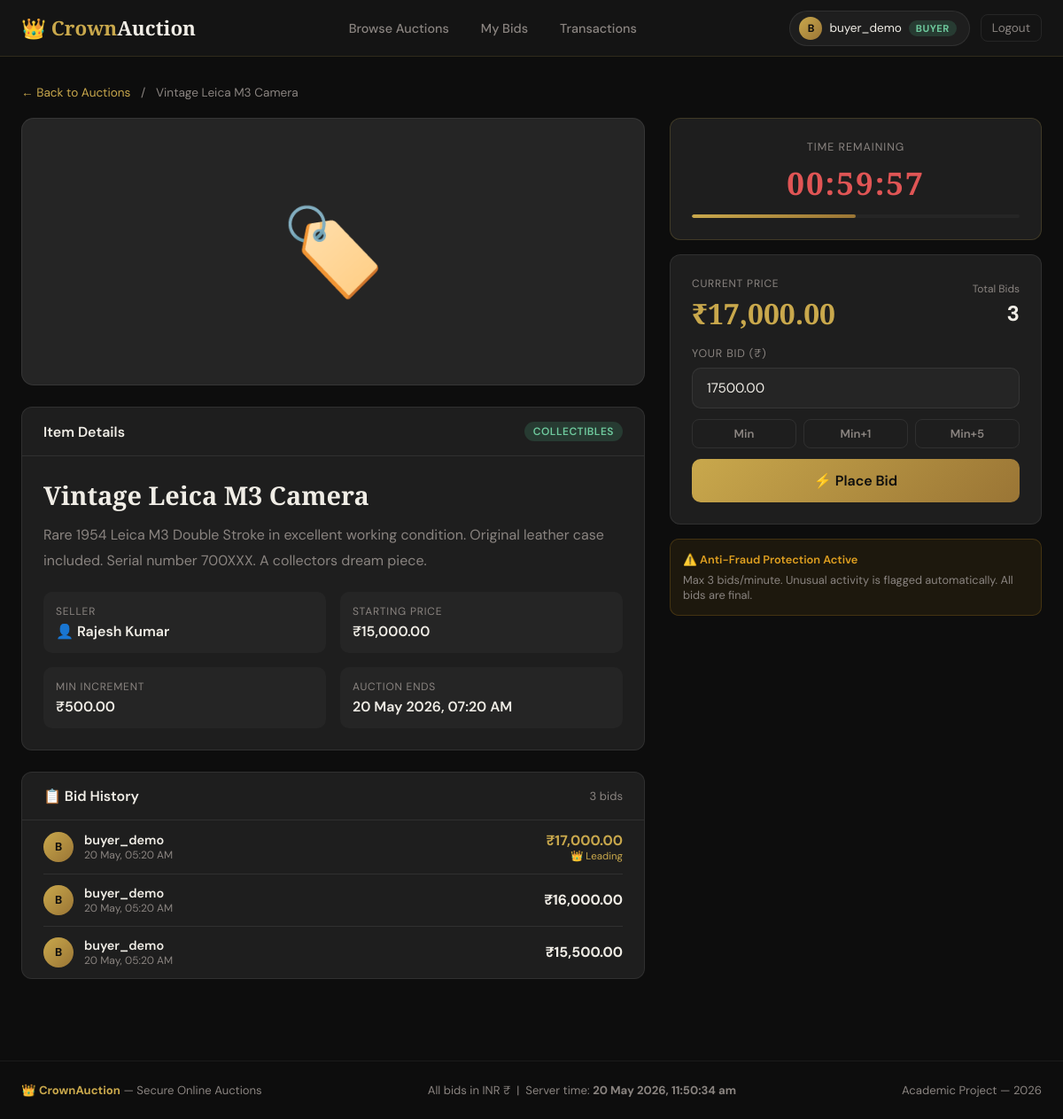
Page /views/buyer/auction_detail.php?id=1 (signed in) on the committed database.
### tables this page shows
CREATE TABLE auctions (
    id INT UNSIGNED AUTO_INCREMENT PRIMARY KEY,
    seller_id INT UNSIGNED NOT NULL,
    title VARCHAR(200) NOT NULL,
    description TEXT,
    category VARCHAR(100),
    image_path VARCHAR(255),
    starting_price DECIMAL(12,2) NOT NULL,
    current_price DECIMAL(12,2) NOT NULL,
    min_bid_increment DECIMAL(12,2) NOT NULL DEFAULT 1.00,
    reserve_price DECIMAL(12,2) DEFAULT NULL,
    duration_minutes INT NOT NULL,
    start_time DATETIME NOT NULL,
    end_time DATETIME NOT NULL,
    status ENUM('pending','active','ended','cancelled','sold') DEFAULT 'pending',
    winner_id INT UNSIGNED DEFAULT NULL,
    total_bids INT DEFAULT 0,
    is_overridden TINYINT(1) DEFAULT 0,
    override_note TEXT,
    created_at TIMESTAMP DEFAULT CURRENT_TIMESTAMP,
    updated_at TIMESTAMP DEFAULT CURRENT_TIMESTAMP ON UPDATE CURRENT_TIMESTAMP,
    FOREIGN KEY (seller_id) REFERENCES users(id) ON DELETE CASCADE,
    FOREIGN KEY (winner_id) REFERENCES users(id) ON DELETE SET NULL,
    INDEX idx_status (status),
    INDEX idx_seller (seller_id),
    INDEX idx_end_time (end_time)
);

CREATE TABLE users (
    id INT UNSIGNED AUTO_INCREMENT PRIMARY KEY,
    username VARCHAR(50) NOT NULL UNIQUE,
    email VARCHAR(100) NOT NULL UNIQUE,
    password_hash VARCHAR(255) NOT NULL,
    role ENUM('buyer', 'seller', 'admin') NOT NULL DEFAULT 'buyer',
    full_name VARCHAR(100),
    phone VARCHAR(20),
    address TEXT,
    profile_image VARCHAR(255) DEFAULT 'default.png',
    is_banned TINYINT(1) DEFAULT 0,
    ban_reason TEXT,
    is_verified TINYINT(1) DEFAULT 1,
    fraud_score INT DEFAULT 0,
    created_at TIMESTAMP DEFAULT CURRENT_TIMESTAMP,
    updated_at TIMESTAMP DEFAULT CURRENT_TIMESTAMP ON UPDATE CURRENT_TIMESTAMP,
    last_login TIMESTAMP NULL,
    INDEX idx_role (role),
    INDEX idx_email (email),
    INDEX idx_banned (is_banned)
);

CREATE TABLE bids (
    id INT UNSIGNED AUTO_INCREMENT PRIMARY KEY,
    auction_id INT UNSIGNED NOT NULL,
    bidder_id INT UNSIGNED NOT NULL,
    amount DECIMAL(12,2) NOT NULL,
    is_winning TINYINT(1) DEFAULT 0,
    is_flagged TINYINT(1) DEFAULT 0,
    flag_reason VARCHAR(255),
    ip_address VARCHAR(45),
    bid_time TIMESTAMP DEFAULT CURRENT_TIMESTAMP,
    FOREIGN KEY (auction_id) REFERENCES auctions(id) ON DELETE CASCADE,
    FOREIGN KEY (bidder_id) REFERENCES users(id) ON DELETE CASCADE,
    INDEX idx_auction (auction_id),
    INDEX idx_bidder (bidder_id),
    INDEX idx_winning (is_winning),
    INDEX idx_bid_time (bid_time)
);

### views/buyer/auction_detail.php (the view, shortened to what the rows shown need)
<?php
require_once __DIR__ . '/../../config/database.php';
require_once __DIR__ . '/../../includes/session.php';
require_once __DIR__ . '/../../models/AuctionModel.php';
require_once __DIR__ . '/../../models/BidModel.php';
$id = (int)($_GET['id'] ?? 0);
$auction = AuctionModel::getById($id);
$bids     = BidModel::getByAuction($id);
$time     = timeRemaining($auction['end_time']);
$minNext  = (float)$auction['current_price'] + (float)$auction['min_bid_increment'];
$transaction = null;
include __DIR__ . '/../shared/header.php';
?>
<div style="margin-bottom:20px;font-size:0.85rem;color:var(--text-muted);">
  <a href="browse.php" style="color:var(--gold);text-decoration:none;">← Back to Auctions</a>
  <span style="margin:0 8px;">/</span>
  <?= htmlspecialchars($auction['title']) ?>
</div>
<div class="auction-layout">
  <div>
    <div class="card" style="margin-bottom:24px;">
      <div class="card-header">
        <span class="card-title">Item Details</span>
        <?php if ($auction['category']): ?>
          <span class="badge badge-active"><?= htmlspecialchars($auction['category']) ?></span>
        <?php endif; ?>
      </div>
      <div class="card-body">
        <h1 style="font-family:'Playfair Display',serif;font-size:1.8rem;font-weight:700;margin-bottom:12px;"><?= htmlspecialchars($auction['title']) ?></h1>
        <p style="color:var(--text-muted);line-height:1.8;margin-bottom:20px;"><?= nl2br(htmlspecialchars($auction['description'])) ?></p>
        <div class="grid-2" style="gap:16px;">
          <div style="background:var(--surface);border-radius:10px;padding:14px;">
            <div style="font-size:0.75rem;color:var(--text-muted);text-transform:uppercase;letter-spacing:0.8px;margin-bottom:4px;">Seller</div>
            <div style="font-weight:600;">👤 <?= htmlspecialchars($auction['seller_fullname'] ?: $auction['seller_name']) ?></div>
          </div>
          <div style="background:var(--surface);border-radius:10px;padding:14px;">
            <div style="font-size:0.75rem;color:var(--text-muted);text-transform:uppercase;letter-spacing:0.8px;margin-bottom:4px;">Starting Price</div>
            <div style="font-weight:600;"><?= formatINR($auction['starting_price']) ?></div>
          </div>
          <div style="background:var(--surface);border-radius:10px;padding:14px;">
            <div style="font-size:0.75rem;color:var(--text-muted);text-transform:uppercase;letter-spacing:0.8px;margin-bottom:4px;">Min Increment</div>
            <div style="font-weight:600;"><?= formatINR($auction['min_bid_increment']) ?></div>
          </div>
          <div style="background:var(--surface);border-radius:10px;padding:14px;">
            <div style="font-size:0.75rem;color:var(--text-muted);text-transform:uppercase;letter-spacing:0.8px;margin-bottom:4px;">Auction Ends</div>
            <div style="font-weight:600;"><?= date('d M Y, h:i A', strtotime($auction['end_time'])) ?></div>
          </div>
        </div>
      </div>
    </div>
    <div class="card">
      <div class="card-body" style="padding:0;">
        <div id="bid-history-list" style="padding: 0 24px; max-height: 400px; overflow-y: auto;">
          <?php if (empty($bids)): ?>
            <p style="padding:24px;text-align:center;color:var(--text-muted);">No bids yet. Be the first!</p>
          <?php else: ?>
            <?php foreach ($bids as $b): ?>
            <div class="bid-history-item">
              <div style="display:flex;align-items:center;gap:12px;">
                <div style="width:34px;height:34px;border-radius:50%;background:linear-gradient(135deg,var(--gold),var(--gold-dark));display:flex;align-items:center;justify-content:center;font-size:0.8rem;font-weight:700;color:var(--dark);">
                  <?= strtoupper(substr($b['username'], 0, 1)) ?>
                </div>
                <div>
                  <div style="font-weight:600;font-size:0.9rem;"><?= htmlspecialchars($b['username']) ?></div>
                  <div style="font-size:0.75rem;color:var(--text-muted);"><?= date('d M, h:i A', strtotime($b['bid_time'])) ?></div>
                </div>
              </div>
              <div style="text-align:right;">
                <div style="font-weight:700;color:<?= $b['is_winning'] ? 'var(--gold)' : 'var(--text)' ?>;">
                  <?= formatINR($b['amount']) ?>
                </div>
                <?php if ($b['is_winning']): ?>
                  <div style="font-size:0.72rem;color:var(--gold);">👑 Leading</div>
                <?php endif; ?>
              </div>
            </div>
            <?php endforeach; ?>
          <?php endif; ?>
        </div>
      </div>
    </div>
  </div>
  <div class="sticky-sidebar">
    <?php if ($auction['status'] === 'ended'): ?>
    <div class="card" style="margin-bottom:20px;border-color:rgba(201,168,76,0.3);">
      <div class="card-body" style="text-align:center;">
        <div style="font-size:3rem;margin-bottom:12px;">🏆</div>
        <h3 style="font-family:'Playfair Display',serif;font-size:1.3rem;margin-bottom:6px;">Auction Ended</h3>
        <?php if ($auction['winner_id']): ?>
          <div class="winner-badge" style="text-align:left;">
            <div style="font-size:0.75rem;color:var(--text-muted);text-transform:uppercase;letter-spacing:0.8px;margin-bottom:4px;">Winner</div>
            <div style="font-weight:700;font-size:1.1rem;color:var(--gold);">
              <?= htmlspecialchars(!empty($bids) ? $bids[0]['username'] : '—') ?>
            </div>
            <div style="font-size:0.75rem;color:var(--text-muted);margin-top:4px;">Winning Bid: <strong style="color:var(--text);"><?= formatINR($auction['current_price']) ?></strong></div>
          </div>
          <?php if ((int)$auction['winner_id'] === (int)$user['id'] && $transaction): ?>
            <a href="transaction_detail.php?id=<?= $transaction['id'] ?>" class="btn btn-gold" style="width:100%;justify-content:center;">
              🎉 View Transaction & Contact Seller
            </a>
          <?php endif; ?>
        <?php else: ?>
          <p style="color:var(--text-muted);">No bids were placed.</p>
        <?php endif; ?>
      </div>
    </div>
    <?php else: ?>
    <div class="card" style="margin-bottom:16px;border-color:rgba(201,168,76,0.2);">
      <div class="card-body" style="text-align:center;">
        <div style="font-size:0.78rem;color:var(--text-muted);text-transform:uppercase;letter-spacing:1px;margin-bottom:8px;">Time Remaining</div>
        <div class="timer-display" id="main-timer" style="color:<?= $time['total_seconds'] < 300 ? 'var(--danger)' : 'var(--gold)' ?>;">
        </div>
        <div style="height:4px;background:var(--surface);border-radius:2px;margin-top:12px;overflow:hidden;">
          <div id="timer-progress" style="height:100%;background:linear-gradient(90deg,var(--gold),var(--gold-dark));border-radius:2px;transition:width 1s linear;width:<?= min(100, max(0, 100 - ($time['total_seconds'] / ($auction['duration_minutes'] * 60)) * 100)) ?>%;"></div>
        </div>
      </div>
    </div>
    <div class="card" style="margin-bottom:16px;">
      <div class="card-body">
        <div style="display:flex;justify-content:space-between;align-items:center;margin-bottom:16px;">
          <div>
            <div style="font-size:0.75rem;color:var(--text-muted);text-transform:uppercase;letter-spacing:0.8px;margin-bottom:4px;">Current Price</div>
            <div id="current-price" style="font-family:'Playfair Display',serif;font-size:2rem;font-weight:700;color:var(--gold);">
              <?= formatINR($auction['current_price']) ?>
            </div>
          </div>
          <div style="text-align:right;">
            <div style="font-size:0.75rem;color:var(--text-muted);margin-bottom:4px;">Total Bids</div>
            <div id="total-bids" style="font-size:1.5rem;font-weight:700;"><?= $auction['total_bids'] ?></div>
          </div>
        </div>
        <?php if ((int)$auction['seller_id'] !== (int)$user['id']): ?>
        <form id="bid-form">
          <div style="margin-bottom:12px;">
            <label style="display:block;font-size:0.78rem;color:var(--text-muted);text-transform:uppercase;letter-spacing:0.8px;margin-bottom:8px;">Your Bid (₹)</label>
            <div class="bid-input-group">
              <input type="number" name="amount" id="bid-amount" class="form-control"
                min="<?= $minNext ?>" step="<?= $auction['min_bid_increment'] ?>"
                placeholder="Min: <?= number_format($minNext, 2) ?>"
                value="<?= number_format($minNext, 2, '.', '') ?>">
            </div>
          </div>
          <div style="display:flex;gap:8px;margin-bottom:12px;">
            <button type="button" class="btn btn-outline btn-sm" style="flex:1;justify-content:center;"
              onclick="document.getElementById('bid-amount').value = <?= number_format($minNext, 2, '.', '') ?>">
              Min
            </button>
            <button type="button" class="btn btn-outline btn-sm" style="flex:1;justify-content:center;"
              onclick="document.getElementById('bid-amount').value = <?= number_format($minNext + (float)$auction['min_bid_increment'], 2, '.', '') ?>">
              Min+1
            </button>
            <button type="button" class="btn btn-outline btn-sm" style="flex:1;justify-content:center;"
              onclick="document.getElementById('bid-amount').value = <?= number_format($minNext + ((float)$auction['min_bid_increment'] * 5), 2, '.', '') ?>">
              Min+5
            </button>
          </div>
          <button type="submit" id="bid-btn" class="btn btn-gold" style="width:100%;justify-content:center;font-size:1rem;padding:14px;">
            ⚡ Place Bid
          </button>
        </form>
        <?php else: ?>
          <div class="alert alert-warning" style="text-align:center;">You cannot bid on your own auction.</div>
        <?php endif; ?>
      </div>
    </div>
    <div style="background:rgba(224,160,32,0.08);border:1px solid rgba(224,160,32,0.2);border-radius:10px;padding:14px;font-size:0.8rem;color:var(--text-muted);">
      <div style="font-weight:600;color:var(--warning);margin-bottom:6px;">⚠️ Anti-Fraud Protection Active</div>
      Max <?= MAX_BIDS_PER_MINUTE ?> bids/minute. Unusual activity is flagged automatically. All bids are final.
    </div>
    <?php endif; ?>
  </div>
</div>
<?php include __DIR__ . '/../shared/footer.php'; ?>

### rows in the picture
auctions: title "Vintage Leica M3 Camera", category "COLLECTIBLES", description "Rare 1954 Leica M3 Double Stroke in excellent working condition. Original leather case included. Serial number 700XXX. A collectors dream piece.", seller.full_name "Rajesh Kumar", starting_price "₹15,000.00", min_bid_increment "₹500.00", end_time "20 May 2026, 07:20 AM", current_price "₹17,000.00", total_bids "3", amount "17500.00"
bids: bidder.username "B", bidder.username "buyer_demo", bid_time "20 May, 05:20 AM", amount "₹17,000.00", is_winning "👑 Leading"
bids: bidder.username "B", bidder.username "buyer_demo", bid_time "20 May, 05:20 AM", amount "₹16,000.00"
bids: bidder.username "B", bidder.username "buyer_demo", bid_time "20 May, 05:20 AM", amount "₹15,500.00"

### other values in the picture
substr($user['username'], 0, 1) "B"
$user['username'] "buyer_demo"
$user['role'] "BUYER"
count($bids) "3"
MAX_BIDS_PER_MINUTE "3"
